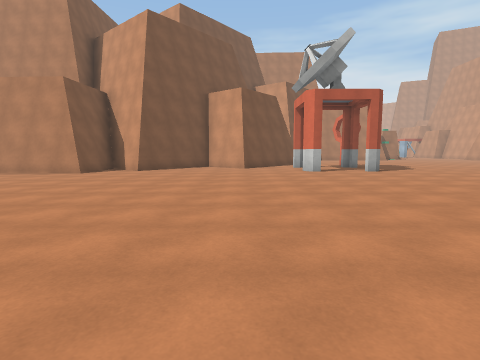
View 1 (above)

23 first-person views from a walk through a scene from a Unity 3-D project. The camera is 1.4 m above the floor, tilts 6° down and sees 80° across. The floor is counted in squares, 2 m on a side. Each view is taken from the middle of a square. On the plan, view 1 faces up. The plan holds only what a view shows up to about 10 squares ahead; the rest is blank. The place goes on beyond the plan. The player is left out. Surface patterns are stand-ins for the level's own textures.

View 2
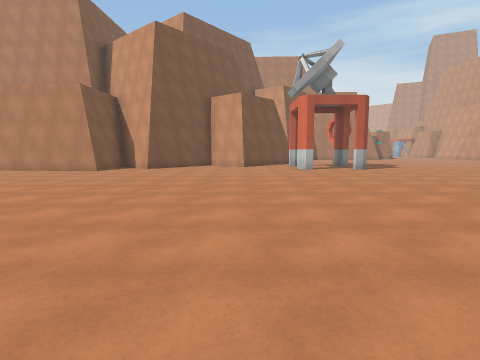

View 3
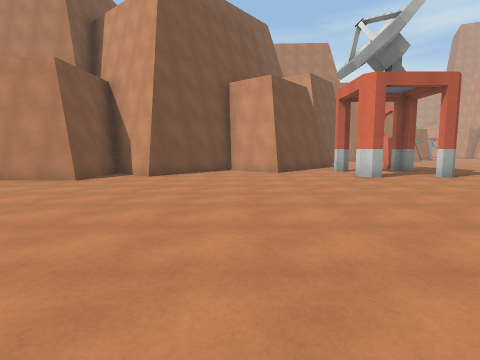

View 4
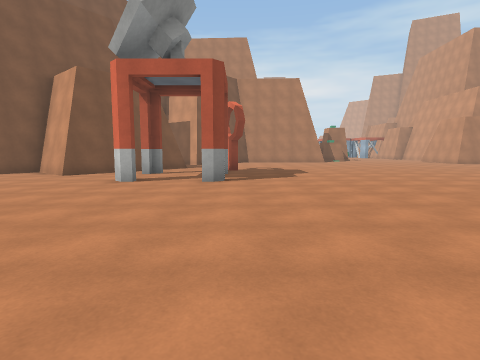

View 5
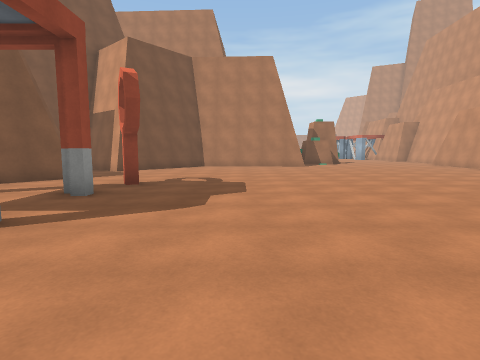

View 6
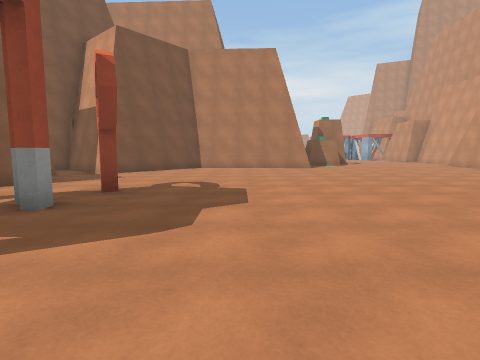

View 7
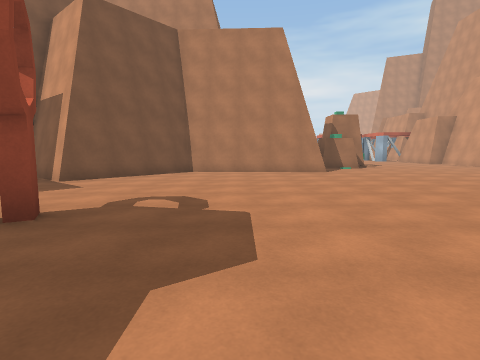

View 8
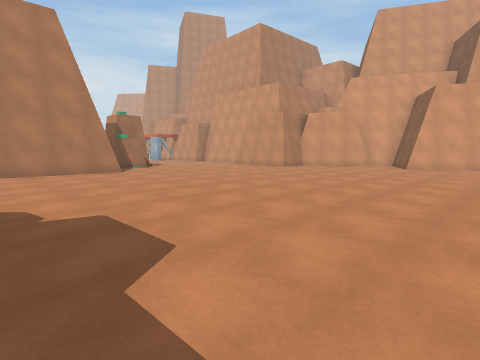

View 9
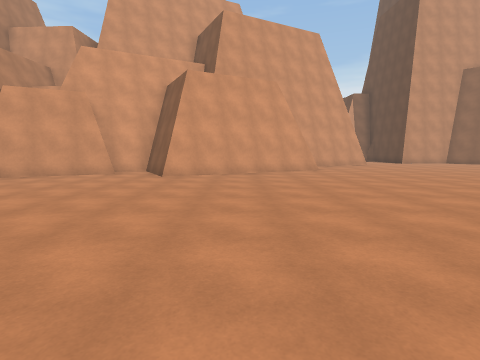

View 10
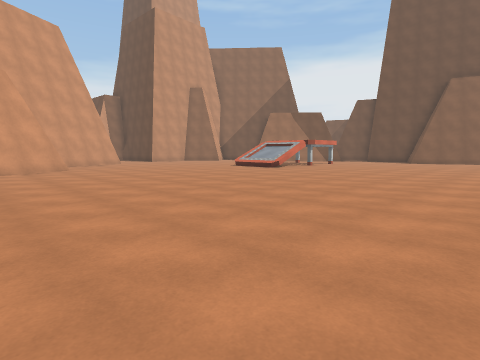

View 11
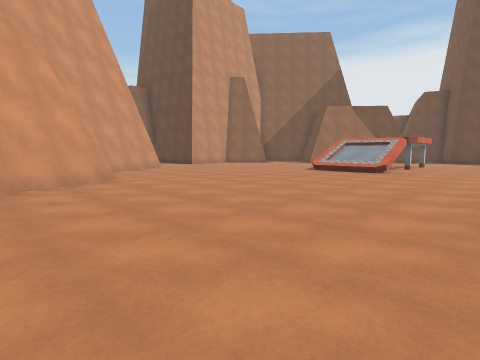

View 12
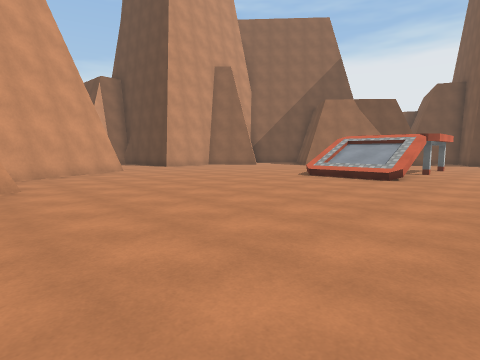

View 13
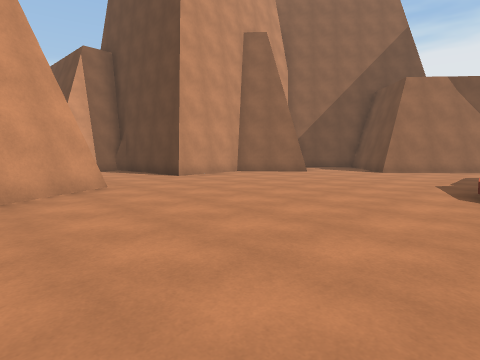

View 14
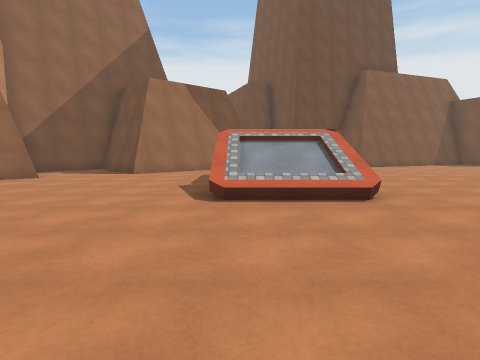

View 15
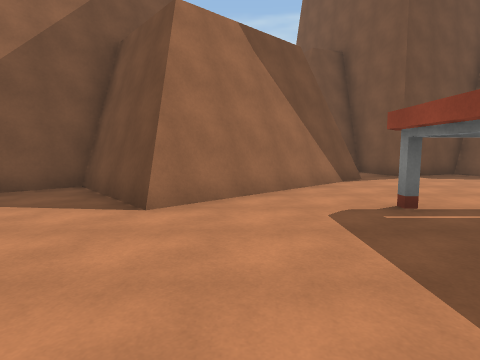

View 16
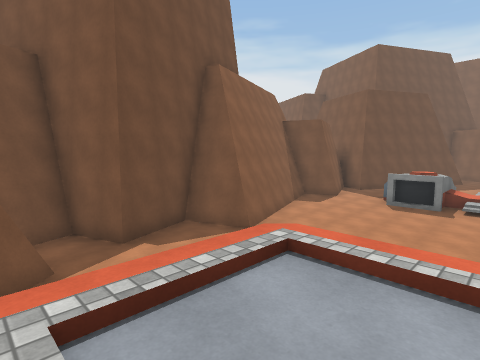

View 17
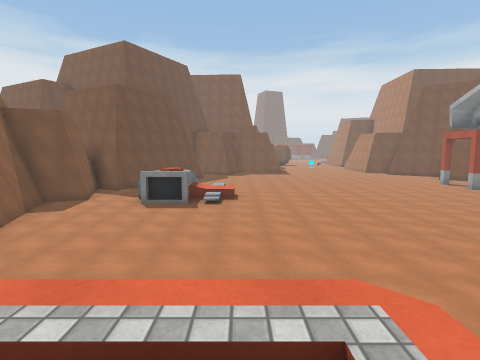

View 18
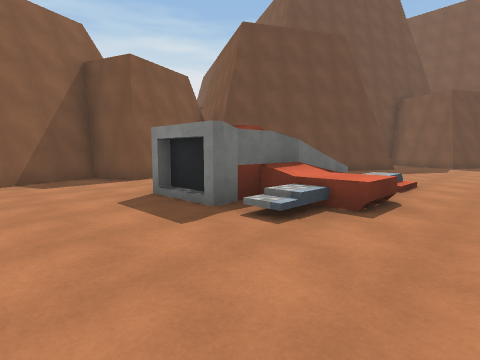

View 19
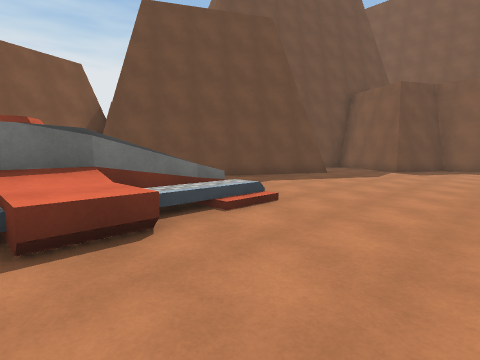

View 20
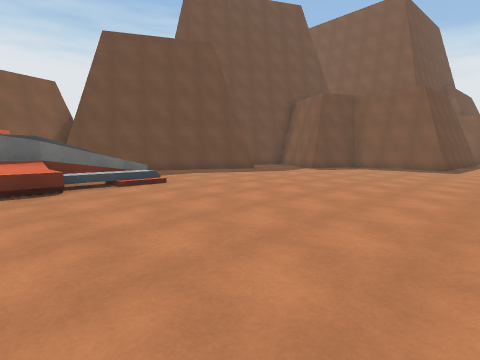

View 21
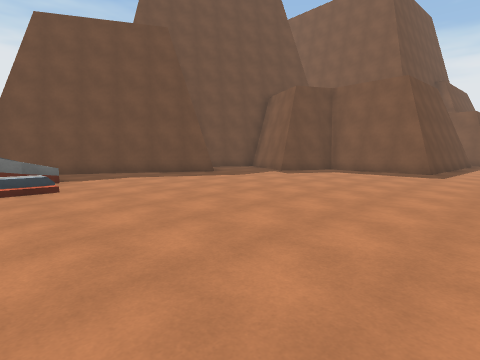

View 22
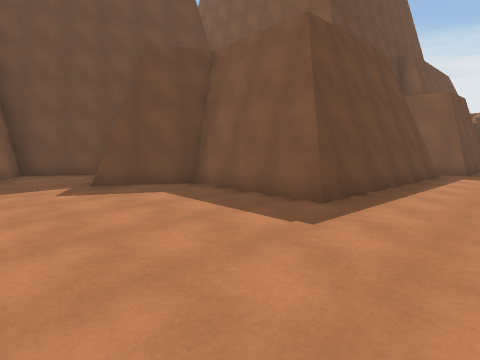

View 23
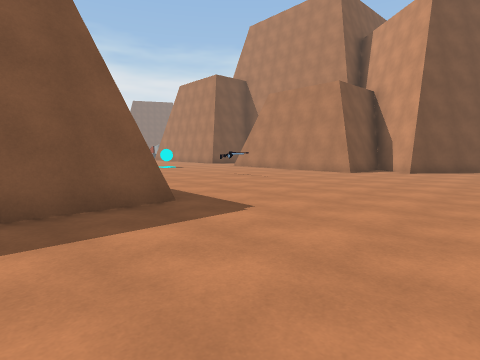

### Floor plan
Key: @ floor where view 1 was taken; # wall or solid block; . floor; / step, stairs or slope; = window, fence, low wall or low ledge; ^ raised ledge; v drop or lower ground; O other object.
Columns run from 8 left of view 1 to 26 right of it. Each row starts with its distance up from view 1.
 20              #    ......
 19             ##.###......
 18           ###...........
 17          ###............ ##
 16           ................##
 15            ................##
 14           #.................#
 13          ##..O............###
 12      #####..O.............##
 11     ##..#.O................#
 10    ###....O................##
  9 ####........O...............#
  8 ..............................##
  7 ...............................#
  6 .O.............................##
  5 .................................
  4 ...................................
  3 ...................................
  2 ####....................=//......##
  1    #....................v//......#
  0    #....@...............#//......#
 -1    #........../.........///.....##
 -2    ###......////........///.....
 -3     #.......^^^#.............#...#
 -4     #..##...  ##...... .....###.##
 -5     #######.   ....... ...### ###
 -6           ###  .....##...##
 -7               ##.#########
 -8                ###

Positions as (right, up) in squares from view 1, and headings:
1: (0, 0), facing up
2: (0, -1), facing up
3: (-1, 2), facing up
4: (5, 3), facing up
5: (7, 7), facing up
6: (7, 8), facing up
7: (7, 10), facing up
8: (6, 10), facing up-right
9: (10, 11), facing right
10: (9, 11), facing down-right
11: (13, 11), facing down-right
12: (14, 9), facing down-right
13: (18, 7), facing down-right
14: (18, 6), facing down
15: (20, 1), facing down
16: (18, -1), facing down-left
17: (17, -1), facing left
18: (10, 0), facing down-left
19: (7, 1), facing down-left
20: (7, 4), facing down-left
21: (5, 4), facing down-left
22: (-1, 4), facing down-left
23: (-1, 0), facing up-left
